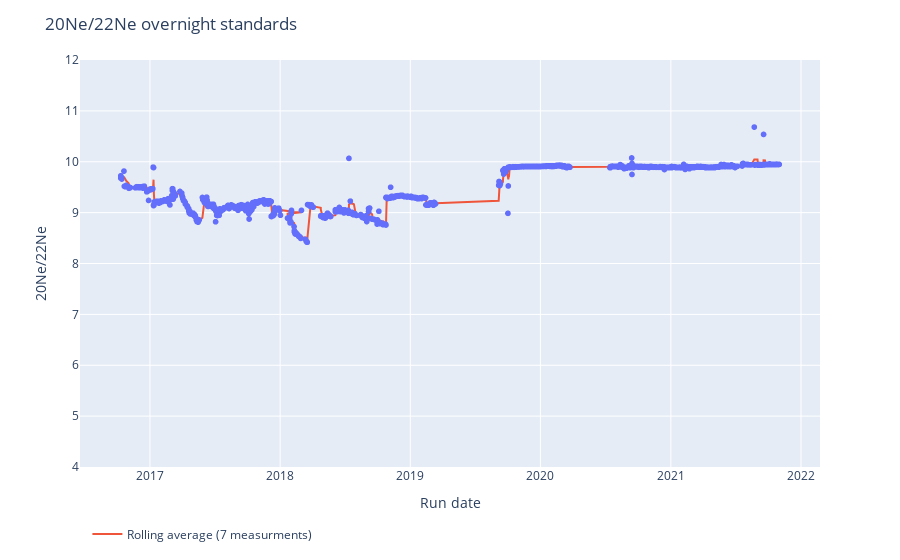

This figure's notebook cell:
### Code cell
fig1 = px.scatter(hhf, x=hhf['Date'], y=hhf['20Ne/22Ne'], log_y=False)
fig1.add_scatter(name='Rolling average (7 measurments)',x=hhf['Date'], y=hhf['20Ne/22Ne_rolling_avg'], mode='lines')
fig1.update_layout(
    title="20Ne/22Ne overnight standards",  xaxis_title="Run date", yaxis_title="20Ne/22Ne")
fig1.update_layout(legend=dict(yanchor="bottom",y=-0.2,xanchor="left",x=0.01))
fig1.update(layout_yaxis_range=[4,12])
fig1.show()

### Figure 1 — Plotly figure (JSON) as saved in the notebook; plotly's stock layout.template omitted (floating-point values rounded to 4 significant figures; data arrays with more than 128 entries replaced by an {"elided": "..."} marker saying what was removed)
{"data": [{"hovertemplate": "Date=%{x}<br>20Ne/22Ne=%{y}<extra></extra>", "legendgroup": "", "marker": {"color": "#636efa", "symbol": "circle"}, "mode": "markers", "name": "", "showlegend": false, "type": "scattergl", "x": {"elided": "2215 str values"}, "xaxis": "x", "y": {"elided": "2215 float values"}, "yaxis": "y"}, {"mode": "lines", "name": "Rolling average (7 measurments)", "type": "scatter", "x": {"elided": "2215 str values"}, "y": {"elided": "2215 float values"}}], "layout": {"legend": {"tracegroupgap": 0, "x": 0.01, "xanchor": "left", "y": -0.2, "yanchor": "bottom"}, "margin": {"t": 60}, "title": {"text": "20Ne/22Ne overnight standards"}, "xaxis": {"anchor": "y", "domain": [0, 1], "title": {"text": "Run date"}}, "yaxis": {"anchor": "x", "domain": [0, 1], "range": [4, 12], "title": {"text": "20Ne/22Ne"}}}}
